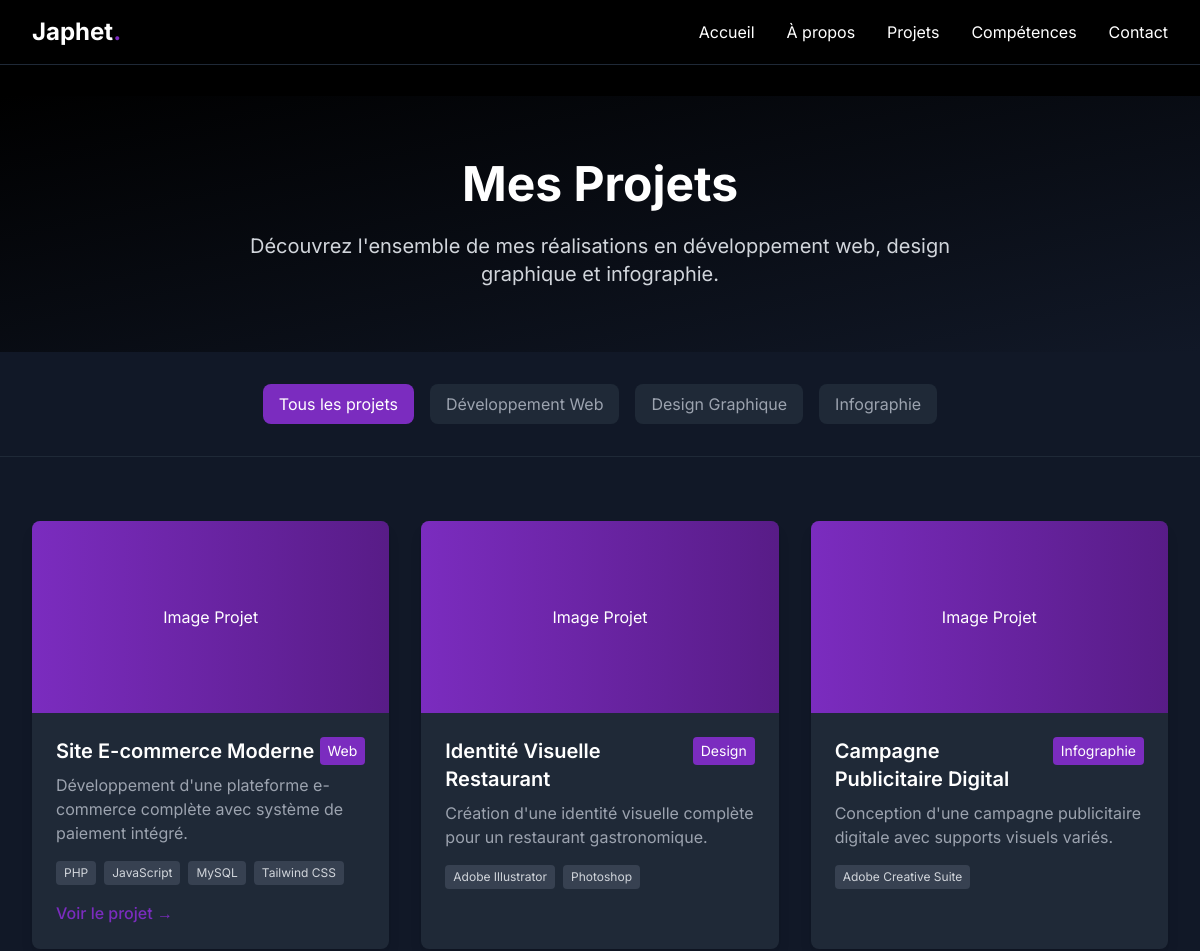
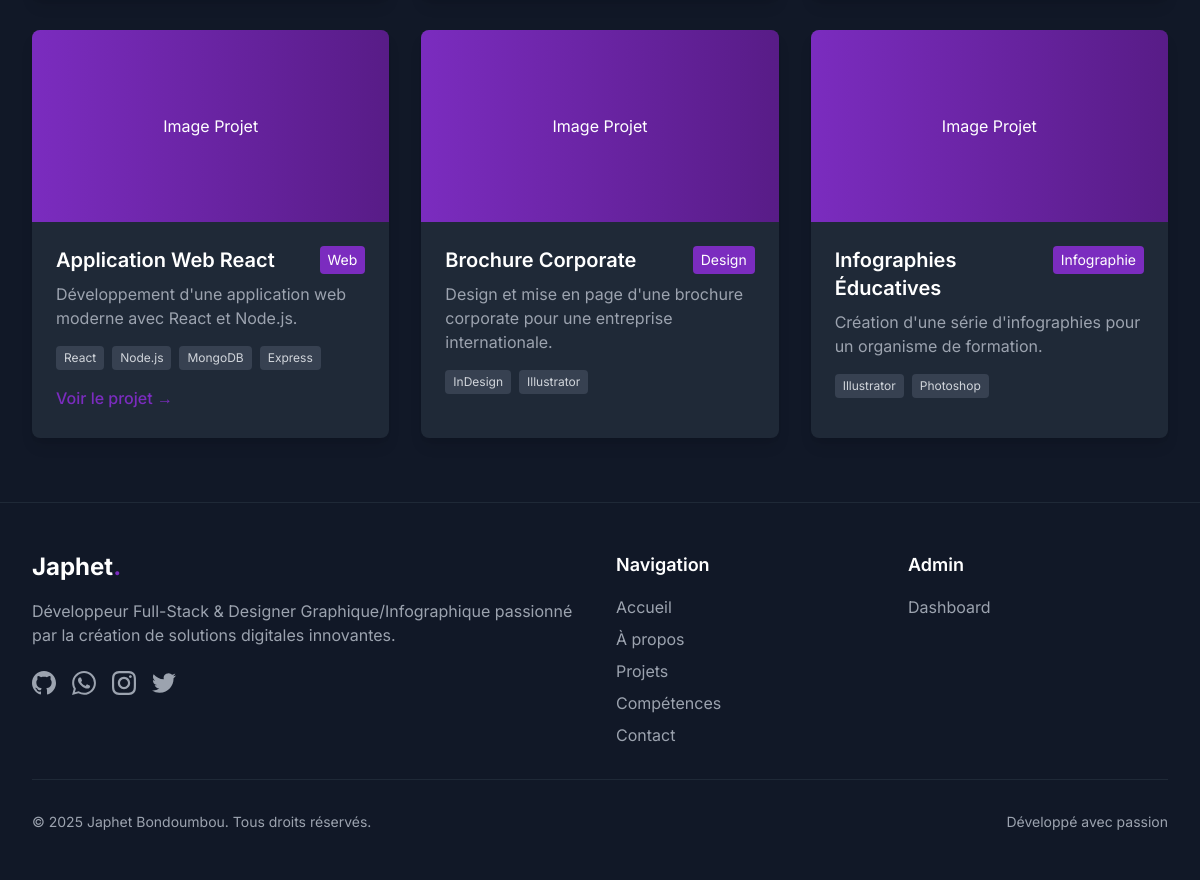
The app's page /projects.php with its own data (2 pictures, top to bottom).
### tables this page shows
CREATE TABLE IF NOT EXISTS projects (
    id INT AUTO_INCREMENT PRIMARY KEY,
    title VARCHAR(255) NOT NULL,
    description TEXT NOT NULL,
    category ENUM('Web', 'Design', 'Infographie') NOT NULL,
    technologies TEXT,
    link VARCHAR(500),
    image VARCHAR(500),
    created_at TIMESTAMP DEFAULT CURRENT_TIMESTAMP,
    updated_at TIMESTAMP DEFAULT CURRENT_TIMESTAMP ON UPDATE CURRENT_TIMESTAMP
);

### includes/functions.php (called while the page is built, shortened)
<?php
function get_projects($limit = null) {
    global $pdo;
    $sql = "SELECT * FROM projects ORDER BY created_at DESC";
    $stmt = $pdo->prepare($sql);
    $stmt->execute();
    return $stmt->fetchAll(PDO::FETCH_ASSOC);
}
?>

### projects.php (the view, shortened to what this page needs)
<?php
include 'includes/config.php';
include 'includes/functions.php';
$projects = get_projects();
?>
<?php include 'includes/header.php'; ?>
<main class="pt-24">
    <section class="py-16 bg-gradient-to-br from-primary to-gray-900">
        <div class="max-w-7xl mx-auto px-4 sm:px-6 lg:px-8">
            <div class="text-center">
                <h1 class="text-4xl md:text-5xl font-bold text-white mb-6">Mes Projets</h1>
                <p class="text-xl text-gray-300 max-w-3xl mx-auto">
                    Découvrez l'ensemble de mes réalisations en développement web, design graphique et infographie.
                </p>
            </div>
        </div>
    </section>
    <section class="py-8 bg-gray-900 border-b border-gray-800">
        <div class="max-w-7xl mx-auto px-4 sm:px-6 lg:px-8">
            <div class="flex flex-wrap gap-4 justify-center">
                <button class="filter-btn active bg-secondary text-white px-4 py-2 rounded-lg transition-colors" data-filter="all">
                    Tous les projets
                </button>
                <button class="filter-btn bg-gray-800 text-gray-400 hover:text-white px-4 py-2 rounded-lg transition-colors" data-filter="web">
                    Développement Web
                </button>
                <button class="filter-btn bg-gray-800 text-gray-400 hover:text-white px-4 py-2 rounded-lg transition-colors" data-filter="design">
                    Design Graphique
                </button>
                <button class="filter-btn bg-gray-800 text-gray-400 hover:text-white px-4 py-2 rounded-lg transition-colors" data-filter="infographie">
                    Infographie
                </button>
            </div>
        </div>
    </section>
    <section class="py-16 bg-gray-900">
        <div class="max-w-7xl mx-auto px-4 sm:px-6 lg:px-8">
            <div class="grid grid-cols-1 md:grid-cols-2 lg:grid-cols-3 gap-8">
                <?php foreach ($projects as $project): ?>
                <div class="project-item bg-gray-800 rounded-lg overflow-hidden shadow-lg hover:shadow-xl transition-all animate-fade-in" data-category="<?php echo strtolower($project['category']); ?>">
                    <div class="h-48 bg-gradient-to-r from-secondary to-purple-900 flex items-center justify-center text-white">
                        <?php echo $project['image'] ? '<img src="'.$project['image'].'" alt="'.$project['title'].'" class="w-full h-full object-cover">' : 'Image Projet'; ?>
                    </div>
                    <div class="p-6">
                        <div class="flex justify-between items-start mb-2">
                            <h3 class="text-xl font-semibold text-white"><?php echo $project['title']; ?></h3>
                            <span class="bg-secondary text-white text-sm px-2 py-1 rounded"><?php echo $project['category']; ?></span>
                        </div>
                        <p class="text-gray-400 mb-4"><?php echo $project['description']; ?></p>
                        <div class="flex flex-wrap gap-2 mb-4">
                            <?php
                            $technologies = explode(',', $project['technologies']);
                            foreach ($technologies as $tech):
                            ?>
                            <span class="bg-gray-700 text-gray-300 text-xs px-2 py-1 rounded"><?php echo trim($tech); ?></span>
                            <?php endforeach; ?>
                        </div>
                        <?php if ($project['link']): ?>
                        <a href="<?php echo $project['link']; ?>" target="_blank" class="text-secondary hover:text-purple-400 transition-colors font-medium">
                            Voir le projet →
                        </a>
                        <?php endif; ?>
                    </div>
                </div>
                <?php endforeach; ?>
            </div>
        </div>
    </section>
</main>
<?php include 'includes/footer.php'; ?>

### assets/css/custom.css (style rules this page uses)
.animate-fade-in { animation: fadeIn 0.6s ease-out forwards; }
.project-item { transition: all 0.3s ease; }
.filter-btn.active { background-color: #7B2CBF; color: white; }
html { scroll-behavior: smooth; }

### records on screen
projects: image "Image Projet", title "Site E-commerce Moderne", category "Web", description "Développement d'une plateforme e-commerce complète avec système de paiement intégré.", technologies "PHP", technologies "JavaScript", technologies "MySQL", technologies "Tailwind CSS"
projects: image "Image Projet", title "Identité Visuelle Restaurant", category "Design", description "Création d'une identité visuelle complète pour un restaurant gastronomique.", technologies "Adobe Illustrator", technologies "Photoshop"
projects: image "Image Projet", title "Campagne Publicitaire Digital", category "Infographie", description "Conception d'une campagne publicitaire digitale avec supports visuels variés.", technologies "Adobe Creative Suite"
projects: image "Image Projet", title "Application Web React", category "Web", description "Développement d'une application web moderne avec React et Node.js.", technologies "React", technologies "Node.js", technologies "MongoDB", technologies "Express"
projects: image "Image Projet", title "Brochure Corporate", category "Design", description "Design et mise en page d'une brochure corporate pour une entreprise internationale.", technologies "InDesign", technologies "Illustrator"
projects: image "Image Projet", title "Infographies Éducatives", category "Infographie", description "Création d'une série d'infographies pour un organisme de formation.", technologies "Illustrator", technologies "Photoshop"
